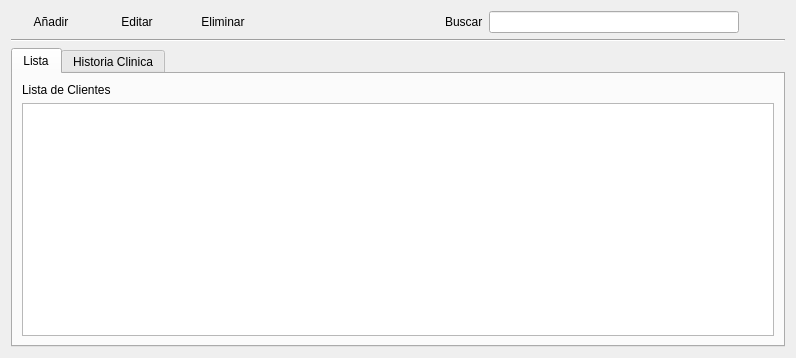
<?xml version="1.0" encoding="UTF-8"?>
<ui version="4.0">
 <class>ui_cliente</class>
 <widget class="QWidget" name="ui_cliente">
  <property name="geometry">
   <rect>
    <x>0</x>
    <y>0</y>
    <width>796</width>
    <height>358</height>
   </rect>
  </property>
  <property name="windowTitle">
   <string>Form</string>
  </property>
  <layout class="QGridLayout" name="gridLayout">
   <item row="0" column="0">
    <layout class="QGridLayout" name="gridLayout_10">
     <item row="0" column="4">
      <widget class="QLabel" name="label_3">
       <property name="text">
        <string>Buscar</string>
       </property>
      </widget>
     </item>
     <item row="0" column="1">
      <widget class="QPushButton" name="pushButton_editar">
       <property name="sizePolicy">
        <sizepolicy hsizetype="Fixed" vsizetype="Fixed">
         <horstretch>0</horstretch>
         <verstretch>0</verstretch>
        </sizepolicy>
       </property>
       <property name="text">
        <string>Editar</string>
       </property>
       <property name="icon">
        <iconset resource="../Icons/Icons.qrc">
         <normaloff>:/Icons/1349716425_doc_edit.png</normaloff>:/Icons/1349716425_doc_edit.png</iconset>
       </property>
       <property name="shortcut">
        <string>Ctrl+E</string>
       </property>
       <property name="flat">
        <bool>true</bool>
       </property>
      </widget>
     </item>
     <item row="0" column="0">
      <widget class="QPushButton" name="pushButton_agregar">
       <property name="sizePolicy">
        <sizepolicy hsizetype="Fixed" vsizetype="Fixed">
         <horstretch>0</horstretch>
         <verstretch>0</verstretch>
        </sizepolicy>
       </property>
       <property name="text">
        <string>Añadir</string>
       </property>
       <property name="icon">
        <iconset resource="../Icons/Icons.qrc">
         <normaloff>:/Icons/1349716423_sq_plus.png</normaloff>:/Icons/1349716423_sq_plus.png</iconset>
       </property>
       <property name="shortcut">
        <string>Ctrl+N</string>
       </property>
       <property name="flat">
        <bool>true</bool>
       </property>
      </widget>
     </item>
     <item row="0" column="2">
      <widget class="QPushButton" name="pushButton_eliminar">
       <property name="sizePolicy">
        <sizepolicy hsizetype="Fixed" vsizetype="Fixed">
         <horstretch>0</horstretch>
         <verstretch>0</verstretch>
        </sizepolicy>
       </property>
       <property name="text">
        <string>Eliminar</string>
       </property>
       <property name="icon">
        <iconset resource="../Icons/Icons.qrc">
         <normaloff>:/Icons/1349716432_round_minus.png</normaloff>:/Icons/1349716432_round_minus.png</iconset>
       </property>
       <property name="shortcut">
        <string>Del</string>
       </property>
       <property name="flat">
        <bool>true</bool>
       </property>
      </widget>
     </item>
     <item row="0" column="7">
      <widget class="QPushButton" name="pushButton_buscar">
       <property name="text">
        <string/>
       </property>
       <property name="icon">
        <iconset resource="../Icons/Icons.qrc">
         <normaloff>:/Icons/1349716430_zoom.png</normaloff>:/Icons/1349716430_zoom.png</iconset>
       </property>
       <property name="shortcut">
        <string>Return</string>
       </property>
       <property name="flat">
        <bool>true</bool>
       </property>
      </widget>
     </item>
     <item row="0" column="6">
      <widget class="QLineEdit" name="buscar">
       <property name="minimumSize">
        <size>
         <width>250</width>
         <height>0</height>
        </size>
       </property>
       <property name="maximumSize">
        <size>
         <width>250</width>
         <height>16777215</height>
        </size>
       </property>
      </widget>
     </item>
     <item row="0" column="3">
      <spacer name="horizontalSpacer_6">
       <property name="orientation">
        <enum>Qt::Horizontal</enum>
       </property>
       <property name="sizeHint" stdset="0">
        <size>
         <width>40</width>
         <height>20</height>
        </size>
       </property>
      </spacer>
     </item>
    </layout>
   </item>
   <item row="1" column="0">
    <widget class="Line" name="line">
     <property name="orientation">
      <enum>Qt::Horizontal</enum>
     </property>
    </widget>
   </item>
   <item row="2" column="0">
    <widget class="QTabWidget" name="tabWidget">
     <property name="currentIndex">
      <number>0</number>
     </property>
     <widget class="QWidget" name="list">
      <attribute name="title">
       <string>Lista</string>
      </attribute>
      <layout class="QGridLayout" name="gridLayout_3">
       <item row="0" column="0">
        <layout class="QGridLayout" name="gridLayout_2">
         <item row="0" column="0">
          <widget class="QLabel" name="label_2">
           <property name="sizePolicy">
            <sizepolicy hsizetype="Fixed" vsizetype="Preferred">
             <horstretch>0</horstretch>
             <verstretch>0</verstretch>
            </sizepolicy>
           </property>
           <property name="text">
            <string>Lista de Clientes</string>
           </property>
          </widget>
         </item>
         <item row="1" column="0">
          <widget class="QTableView" name="tableView"/>
         </item>
        </layout>
       </item>
      </layout>
     </widget>
     <widget class="QWidget" name="history">
      <attribute name="title">
       <string>Historia Clinica</string>
      </attribute>
      <layout class="QGridLayout" name="gridLayout_4">
       <item row="0" column="0">
        <widget class="QLabel" name="label_4">
         <property name="sizePolicy">
          <sizepolicy hsizetype="Fixed" vsizetype="Preferred">
           <horstretch>0</horstretch>
           <verstretch>0</verstretch>
          </sizepolicy>
         </property>
         <property name="text">
          <string>Historia Clinica de Cliente :</string>
         </property>
        </widget>
       </item>
       <item row="0" column="1" rowspan="3">
        <widget class="Line" name="line_2">
         <property name="orientation">
          <enum>Qt::Vertical</enum>
         </property>
        </widget>
       </item>
       <item row="0" column="2">
        <widget class="QLabel" name="label">
         <property name="text">
          <string>Medidas:</string>
         </property>
        </widget>
       </item>
       <item row="1" column="0" rowspan="2">
        <widget class="QTableView" name="tableView_2">
         <property name="minimumSize">
          <size>
           <width>220</width>
           <height>0</height>
          </size>
         </property>
         <property name="maximumSize">
          <size>
           <width>350</width>
           <height>16777215</height>
          </size>
         </property>
        </widget>
       </item>
       <item row="1" column="2">
        <layout class="QGridLayout" name="gridLayout_13">
         <item row="0" column="2">
          <widget class="QPushButton" name="NuevoHistorial">
           <property name="sizePolicy">
            <sizepolicy hsizetype="Fixed" vsizetype="Fixed">
             <horstretch>0</horstretch>
             <verstretch>0</verstretch>
            </sizepolicy>
           </property>
           <property name="text">
            <string>Añadir</string>
           </property>
           <property name="icon">
            <iconset resource="../Icons/Icons.qrc">
             <normaloff>:/Icons/1349716423_sq_plus.png</normaloff>:/Icons/1349716423_sq_plus.png</iconset>
           </property>
           <property name="shortcut">
            <string>Ctrl+N</string>
           </property>
           <property name="flat">
            <bool>true</bool>
           </property>
          </widget>
         </item>
         <item row="0" column="3">
          <widget class="QPushButton" name="EditarHistorial">
           <property name="sizePolicy">
            <sizepolicy hsizetype="Fixed" vsizetype="Fixed">
             <horstretch>0</horstretch>
             <verstretch>0</verstretch>
            </sizepolicy>
           </property>
           <property name="text">
            <string>Editar</string>
           </property>
           <property name="icon">
            <iconset resource="../Icons/Icons.qrc">
             <normaloff>:/Icons/1349716425_doc_edit.png</normaloff>:/Icons/1349716425_doc_edit.png</iconset>
           </property>
           <property name="shortcut">
            <string>Ctrl+E</string>
           </property>
           <property name="flat">
            <bool>true</bool>
           </property>
          </widget>
         </item>
         <item row="0" column="4">
          <widget class="QPushButton" name="BorrarHistorial">
           <property name="sizePolicy">
            <sizepolicy hsizetype="Fixed" vsizetype="Fixed">
             <horstretch>0</horstretch>
             <verstretch>0</verstretch>
            </sizepolicy>
           </property>
           <property name="text">
            <string>Eliminar</string>
           </property>
           <property name="icon">
            <iconset resource="../Icons/Icons.qrc">
             <normaloff>:/Icons/1349716432_round_minus.png</normaloff>:/Icons/1349716432_round_minus.png</iconset>
           </property>
           <property name="shortcut">
            <string>Del</string>
           </property>
           <property name="flat">
            <bool>true</bool>
           </property>
          </widget>
         </item>
         <item row="0" column="6">
          <widget class="QPushButton" name="pushButton_Informe">
           <property name="text">
            <string>Informe</string>
           </property>
           <property name="icon">
            <iconset resource="../Icons/Icons.qrc">
             <normaloff>:/Icons/1349716435_cog.png</normaloff>:/Icons/1349716435_cog.png</iconset>
           </property>
           <property name="shortcut">
            <string>Ctrl+I</string>
           </property>
           <property name="flat">
            <bool>true</bool>
           </property>
          </widget>
         </item>
         <item row="0" column="5">
          <spacer name="horizontalSpacer_3">
           <property name="orientation">
            <enum>Qt::Horizontal</enum>
           </property>
           <property name="sizeHint" stdset="0">
            <size>
             <width>40</width>
             <height>20</height>
            </size>
           </property>
          </spacer>
         </item>
        </layout>
       </item>
       <item row="2" column="2">
        <widget class="QFrame" name="frame">
         <property name="maximumSize">
          <size>
           <width>16777215</width>
           <height>10000</height>
          </size>
         </property>
         <property name="frameShape">
          <enum>QFrame::StyledPanel</enum>
         </property>
         <property name="frameShadow">
          <enum>QFrame::Raised</enum>
         </property>
         <layout class="QGridLayout" name="gridLayout_9">
          <item row="0" column="0">
           <layout class="QGridLayout" name="gridLayout_8">
            <property name="sizeConstraint">
             <enum>QLayout::SetFixedSize</enum>
            </property>
            <item row="4" column="6">
             <widget class="QLineEdit" name="lineEdit_ejld">
              <property name="enabled">
               <bool>false</bool>
              </property>
              <property name="alignment">
               <set>Qt::AlignCenter</set>
              </property>
             </widget>
            </item>
            <item row="4" column="5">
             <widget class="QLineEdit" name="lineEdit_cld">
              <property name="enabled">
               <bool>false</bool>
              </property>
              <property name="alignment">
               <set>Qt::AlignCenter</set>
              </property>
             </widget>
            </item>
            <item row="0" column="0">
             <widget class="QLabel" name="label_5">
              <property name="maximumSize">
               <size>
                <width>16777215</width>
                <height>30</height>
               </size>
              </property>
              <property name="text">
               <string>Distancia</string>
              </property>
              <property name="alignment">
               <set>Qt::AlignCenter</set>
              </property>
             </widget>
            </item>
            <item row="0" column="5">
             <widget class="QLabel" name="label_8">
              <property name="text">
               <string>Cilindrico</string>
              </property>
              <property name="alignment">
               <set>Qt::AlignCenter</set>
              </property>
             </widget>
            </item>
            <item row="5" column="6">
             <widget class="QLineEdit" name="lineEdit_ejli">
              <property name="enabled">
               <bool>false</bool>
              </property>
              <property name="alignment">
               <set>Qt::AlignCenter</set>
              </property>
             </widget>
            </item>
            <item row="5" column="7">
             <widget class="QLineEdit" name="lineEdit_dli">
              <property name="enabled">
               <bool>false</bool>
              </property>
              <property name="alignment">
               <set>Qt::AlignCenter</set>
              </property>
             </widget>
            </item>
            <item row="2" column="7">
             <widget class="QLineEdit" name="lineEdit_dcd">
              <property name="enabled">
               <bool>false</bool>
              </property>
              <property name="alignment">
               <set>Qt::AlignCenter</set>
              </property>
             </widget>
            </item>
            <item row="2" column="6">
             <widget class="QLineEdit" name="lineEdit_ejcd">
              <property name="enabled">
               <bool>false</bool>
              </property>
              <property name="alignment">
               <set>Qt::AlignCenter</set>
              </property>
             </widget>
            </item>
            <item row="2" column="2">
             <widget class="QLabel" name="label_15">
              <property name="text">
               <string>Ojo Derecho</string>
              </property>
              <property name="alignment">
               <set>Qt::AlignCenter</set>
              </property>
             </widget>
            </item>
            <item row="3" column="2">
             <widget class="QLabel" name="label_16">
              <property name="text">
               <string>Ojo Izquierdo</string>
              </property>
              <property name="alignment">
               <set>Qt::AlignCenter</set>
              </property>
             </widget>
            </item>
            <item row="0" column="6">
             <widget class="QLabel" name="label_9">
              <property name="text">
               <string>Eje</string>
              </property>
              <property name="alignment">
               <set>Qt::AlignCenter</set>
              </property>
             </widget>
            </item>
            <item row="0" column="4">
             <widget class="QLabel" name="label_7">
              <property name="text">
               <string>Esferico</string>
              </property>
              <property name="alignment">
               <set>Qt::AlignCenter</set>
              </property>
             </widget>
            </item>
            <item row="2" column="4">
             <widget class="QLineEdit" name="lineEdit_ecd">
              <property name="enabled">
               <bool>false</bool>
              </property>
              <property name="alignment">
               <set>Qt::AlignCenter</set>
              </property>
             </widget>
            </item>
            <item row="2" column="0">
             <widget class="QLabel" name="label_11">
              <property name="maximumSize">
               <size>
                <width>16777215</width>
                <height>30</height>
               </size>
              </property>
              <property name="text">
               <string>Cerca</string>
              </property>
              <property name="alignment">
               <set>Qt::AlignCenter</set>
              </property>
             </widget>
            </item>
            <item row="0" column="2">
             <widget class="QLabel" name="label_6">
              <property name="text">
               <string>Ojos</string>
              </property>
              <property name="alignment">
               <set>Qt::AlignCenter</set>
              </property>
             </widget>
            </item>
            <item row="4" column="4">
             <widget class="QLineEdit" name="lineEdit_eld">
              <property name="enabled">
               <bool>false</bool>
              </property>
              <property name="alignment">
               <set>Qt::AlignCenter</set>
              </property>
             </widget>
            </item>
            <item row="5" column="5">
             <widget class="QLineEdit" name="lineEdit_cli">
              <property name="enabled">
               <bool>false</bool>
              </property>
              <property name="alignment">
               <set>Qt::AlignCenter</set>
              </property>
             </widget>
            </item>
            <item row="4" column="0">
             <widget class="QLabel" name="label_13">
              <property name="maximumSize">
               <size>
                <width>16777215</width>
                <height>30</height>
               </size>
              </property>
              <property name="text">
               <string>Lejos</string>
              </property>
              <property name="alignment">
               <set>Qt::AlignCenter</set>
              </property>
             </widget>
            </item>
            <item row="4" column="2">
             <widget class="QLabel" name="label_17">
              <property name="text">
               <string>Ojo Derecho</string>
              </property>
              <property name="alignment">
               <set>Qt::AlignCenter</set>
              </property>
             </widget>
            </item>
            <item row="2" column="1" rowspan="4">
             <widget class="Line" name="line_4">
              <property name="orientation">
               <enum>Qt::Vertical</enum>
              </property>
             </widget>
            </item>
            <item row="5" column="2">
             <widget class="QLabel" name="label_18">
              <property name="text">
               <string>Ojo Izquierdo</string>
              </property>
              <property name="alignment">
               <set>Qt::AlignCenter</set>
              </property>
             </widget>
            </item>
            <item row="4" column="7">
             <widget class="QLineEdit" name="lineEdit_dld">
              <property name="enabled">
               <bool>false</bool>
              </property>
              <property name="alignment">
               <set>Qt::AlignCenter</set>
              </property>
             </widget>
            </item>
            <item row="3" column="7">
             <widget class="QLineEdit" name="lineEdit_dci">
              <property name="enabled">
               <bool>false</bool>
              </property>
              <property name="alignment">
               <set>Qt::AlignCenter</set>
              </property>
             </widget>
            </item>
            <item row="3" column="5">
             <widget class="QLineEdit" name="lineEdit_cci">
              <property name="enabled">
               <bool>false</bool>
              </property>
              <property name="alignment">
               <set>Qt::AlignCenter</set>
              </property>
             </widget>
            </item>
            <item row="3" column="4">
             <widget class="QLineEdit" name="lineEdit_eci">
              <property name="enabled">
               <bool>false</bool>
              </property>
              <property name="alignment">
               <set>Qt::AlignCenter</set>
              </property>
             </widget>
            </item>
            <item row="3" column="0">
             <widget class="QLabel" name="label_12">
              <property name="maximumSize">
               <size>
                <width>16777215</width>
                <height>30</height>
               </size>
              </property>
              <property name="text">
               <string>Cerca</string>
              </property>
              <property name="alignment">
               <set>Qt::AlignCenter</set>
              </property>
             </widget>
            </item>
            <item row="0" column="7">
             <widget class="QLabel" name="label_10">
              <property name="text">
               <string>Distancia Pupilar</string>
              </property>
              <property name="alignment">
               <set>Qt::AlignCenter</set>
              </property>
             </widget>
            </item>
            <item row="5" column="0">
             <widget class="QLabel" name="label_14">
              <property name="maximumSize">
               <size>
                <width>16777215</width>
                <height>30</height>
               </size>
              </property>
              <property name="text">
               <string>Lejos</string>
              </property>
              <property name="alignment">
               <set>Qt::AlignCenter</set>
              </property>
             </widget>
            </item>
            <item row="2" column="5">
             <widget class="QLineEdit" name="lineEdit_ccd">
              <property name="enabled">
               <bool>false</bool>
              </property>
              <property name="alignment">
               <set>Qt::AlignCenter</set>
              </property>
             </widget>
            </item>
            <item row="3" column="6">
             <widget class="QLineEdit" name="lineEdit_ejci">
              <property name="enabled">
               <bool>false</bool>
              </property>
              <property name="alignment">
               <set>Qt::AlignCenter</set>
              </property>
             </widget>
            </item>
            <item row="5" column="4">
             <widget class="QLineEdit" name="lineEdit_eli">
              <property name="enabled">
               <bool>false</bool>
              </property>
              <property name="alignment">
               <set>Qt::AlignCenter</set>
              </property>
             </widget>
            </item>
            <item row="1" column="0" colspan="8">
             <widget class="Line" name="line_3">
              <property name="orientation">
               <enum>Qt::Horizontal</enum>
              </property>
             </widget>
            </item>
            <item row="2" column="3" rowspan="4">
             <widget class="Line" name="line_5">
              <property name="orientation">
               <enum>Qt::Vertical</enum>
              </property>
             </widget>
            </item>
           </layout>
          </item>
          <item row="1" column="0">
           <spacer name="verticalSpacer">
            <property name="orientation">
             <enum>Qt::Vertical</enum>
            </property>
            <property name="sizeHint" stdset="0">
             <size>
              <width>20</width>
              <height>40</height>
             </size>
            </property>
           </spacer>
          </item>
         </layout>
        </widget>
       </item>
      </layout>
     </widget>
    </widget>
   </item>
  </layout>
 </widget>
 <resources>
  <include location="../Icons/Icons.qrc"/>
 </resources>
 <connections/>
</ui>
